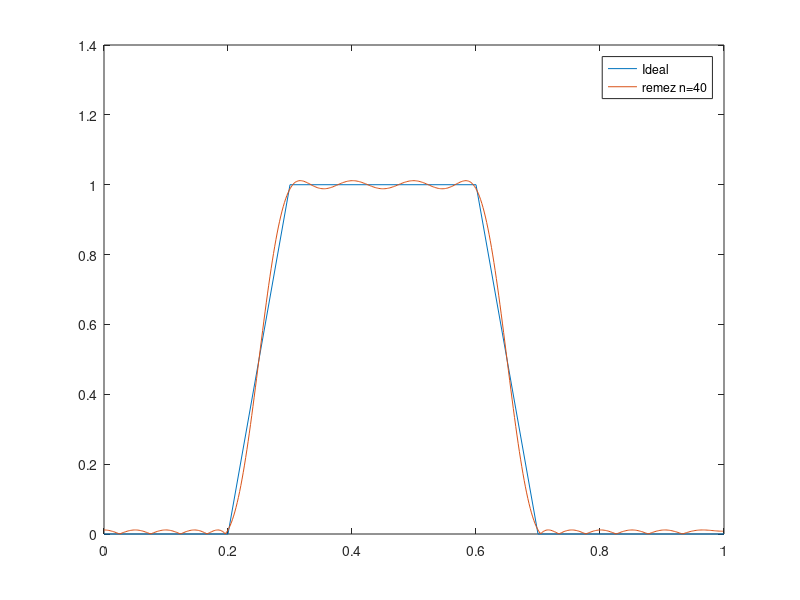

The MATLAB script that drew this image:
f=[0 0.2 0.3 0.6 0.7 1];
a=[0 0 1 1 0 0];
b=remez(40,f,a);
[h,w]=freqz(b,1,512);
plot(f,a,w/pi,abs(h));
legend('Ideal','remez n=40')
